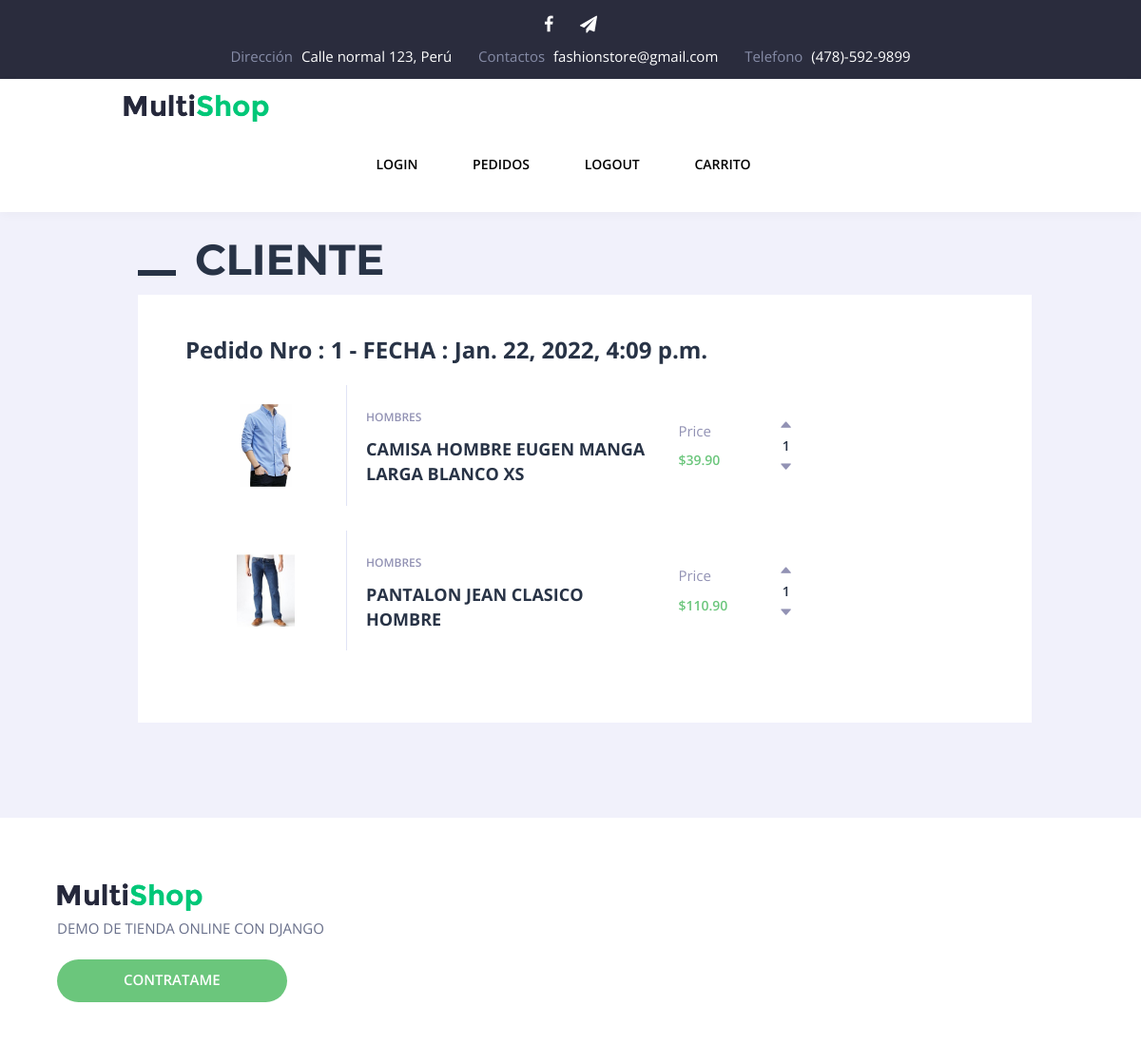
Page /pedidos (signed in) on the committed database.
### tienda/models.py (models this page shows, shortened)
class Pedido(models.Model):
    cliente = models.ForeignKey(Cliente,on_delete=models.RESTRICT)
    fecha_reg = models.DateTimeField(auto_now_add=True)

class PedidoDetalle(models.Model):
    pedido = models.ForeignKey(Pedido,on_delete=models.RESTRICT)
    producto = models.ForeignKey(Producto,on_delete= models.RESTRICT)
    cantidad = models.IntegerField(default=1)

class Producto(models.Model):
    categoria = models.ForeignKey(Categoria,on_delete=models.RESTRICT)
    nombre = models.CharField(max_length=200)
    precio = models.DecimalField(max_digits=9,decimal_places=2)
    stock = models.IntegerField(default=0)
    pub_date = models.DateTimeField('fecha registro')
    imagen = models.ImageField(upload_to='productos',blank=True,null=True)

class Categoria(models.Model):
    nombre = models.CharField(max_length=200)
    pub_date = models.DateTimeField(auto_now_add=True)

### tienda/views.py (the view)
# urls.py: path('pedidos',views.pedidos,name='pedidos')
def pedidos(request):
    context = {}
    if request.user.id is not None:
        clienteFiltro = Cliente.objects.get(usuario=request.user)
        listaPedidos = Pedido.objects.filter(cliente=clienteFiltro)
        context = {
            'pedidos':listaPedidos
        }
    else:
        return redirect('/login')
    return render(request,'pedidos.html',context)

### tienda/templates/pedidos.html
{% extends 'layout.html' %}
{% block content %}
<main id="main" class="site-main">
    <div class="cont maincont">
        <h1 class="maincont-ttl">CLIENTE</h1>
        <article class="page-cont">
        <div class="page-styling">
            <div class="auth-wrap">
                    {% for pedido in pedidos %}
                    <h3>Pedido Nro : {{ pedido.id }} - FECHA : {{ pedido.fecha_reg }}</h3>
                    <div class="woocommerce prod-litems section-list">
                        {% for pd in pedido.pedidodetalle_set.all %}
                        <article class="prod-li sectls">
                            <div class="prod-li-inner">
                                <a href="product.html" class="prod-li-img">
                                    <img src="{{ pd.producto.imagen.url }}" alt="">
                                </a>
                                <div class="prod-li-cont">
                                    <div class="prod-li-ttl-wrap">
                                        <p>
                                            <a href="#">{{ pd.producto.categoria.nombre }}</a>
                                        </p>
                                        <h3><a href="product.html">{{ pd.producto.nombre }}</a></h3>
                                    </div><div class="prod-li-prices">
                                        <div class="prod-li-price-wrap">
                                            <p>Price</p>
                                            <p class="prod-li-price">${{ pd.producto.precio }}</p>
                                        </div>
                                        <div class="prod-li-qnt-wrap">
                                            <p class="qnt-wrap prod-li-qnt">
                                                <a href="#" class="qnt-plus prod-li-plus"><i class="icon ion-arrow-up-b"></i></a>
                                                <input type="text" value="{{ pd.cantidad }}">
                                                <a href="#" class="qnt-minus prod-li-minus"><i class="icon ion-arrow-down-b"></i></a>
                                            </p>
                                        </div>
                                    </div></div>
                                </div>
                        </article>
                        {% endfor %}
                        {% endfor %}
            </div>
        </div>
    </article>
    </div>
</main>
{% endblock %}

### tienda/static/css/media.css (style rules this page uses)
@media only screen and (max-width : 1220px) { .cont { width: 970px; } }

### rows in the picture
Pedido: id "1", fecha_reg "Jan. 22, 2022, 4:09 p.m."
PedidoDetalle: producto.imagen (picture), producto.categoria.nombre "HOMBRES", producto.nombre "CAMISA HOMBRE EUGEN MANGA LARGA BLANCO XS", producto.precio "39.90", cantidad "1"
PedidoDetalle: producto.imagen (picture), producto.categoria.nombre "HOMBRES", producto.nombre "PANTALON JEAN CLASICO HOMBRE", producto.precio "110.90", cantidad "1"
